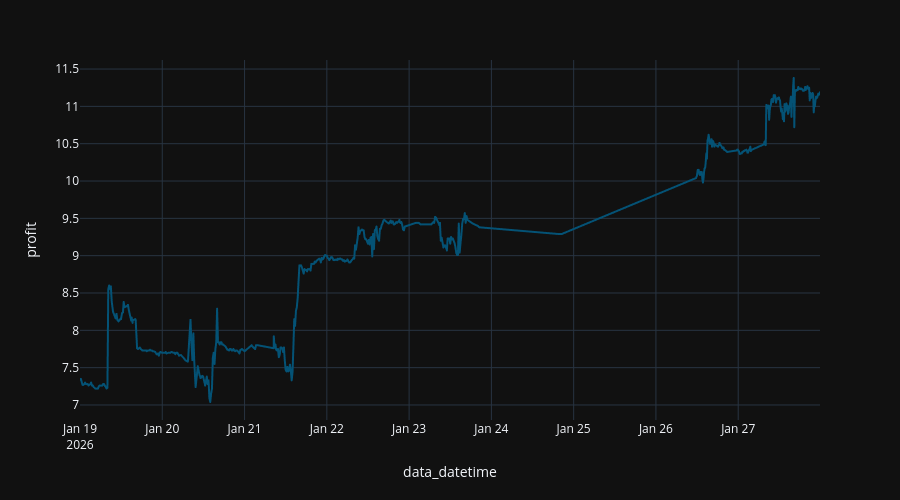

Notebook cell for this chart:
### Code cell
asset_name = 'ISFEl_EQ'

x = df[df['name'] == asset_name][['data_datetime', 'profit', 'name']].sort_values(by="data_datetime")

fig = px.line (
  x,
  "data_datetime",
  "profit",
#   color_discrete_sequence="Tealgrn_r",
)

fig.update_layout (
  height=500,
)

### Figure 1 — Plotly figure (JSON) as saved in the notebook; plotly's stock layout.template omitted (floating-point values rounded to 4 significant figures; data arrays with more than 128 entries replaced by an {"elided": "..."} marker saying what was removed)
{"data": [{"hovertemplate": "data_datetime=%{x}<br>profit=%{y}<extra></extra>", "legendgroup": "", "line": {"color": "rgb(4, 82, 117)", "dash": "solid"}, "marker": {"symbol": "circle"}, "mode": "lines", "name": "", "showlegend": false, "type": "scattergl", "x": {"elided": "1226 str values"}, "xaxis": "x", "y": {"elided": "1226 float values"}, "yaxis": "y"}], "layout": {"height": 500, "legend": {"tracegroupgap": 0}, "margin": {"t": 60}, "xaxis": {"anchor": "y", "domain": [0, 1], "title": {"text": "data_datetime"}}, "yaxis": {"anchor": "x", "domain": [0, 1], "title": {"text": "profit"}}}}
